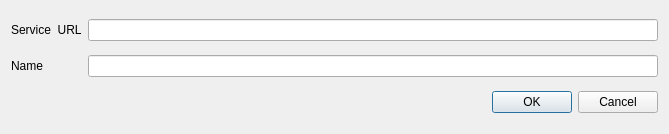
<?xml version="1.0" encoding="UTF-8"?>
<ui version="4.0">
 <class>Dialog</class>
 <widget class="QDialog" name="Dialog">
  <property name="geometry">
   <rect>
    <x>0</x>
    <y>0</y>
    <width>669</width>
    <height>134</height>
   </rect>
  </property>
  <property name="windowTitle">
   <string>Scene Layer URL</string>
  </property>
  <layout class="QGridLayout" name="gridLayout">
   <item row="2" column="1">
    <widget class="QLineEdit" name="nameLineEdit"/>
   </item>
   <item row="2" column="0">
    <widget class="QLabel" name="label_2">
     <property name="text">
      <string>Name</string>
     </property>
    </widget>
   </item>
   <item row="1" column="0">
    <widget class="QLabel" name="label">
     <property name="text">
      <string>Service  URL</string>
     </property>
    </widget>
   </item>
   <item row="1" column="1">
    <widget class="QLineEdit" name="urlLineEdit"/>
   </item>
   <item row="3" column="1">
    <widget class="QDialogButtonBox" name="buttonBox">
     <property name="orientation">
      <enum>Qt::Horizontal</enum>
     </property>
     <property name="standardButtons">
      <set>QDialogButtonBox::Cancel|QDialogButtonBox::Ok</set>
     </property>
    </widget>
   </item>
  </layout>
 </widget>
 <resources/>
 <connections>
  <connection>
   <sender>buttonBox</sender>
   <signal>accepted()</signal>
   <receiver>Dialog</receiver>
   <slot>accept()</slot>
   <hints>
    <hint type="sourcelabel">
     <x>248</x>
     <y>254</y>
    </hint>
    <hint type="destinationlabel">
     <x>157</x>
     <y>274</y>
    </hint>
   </hints>
  </connection>
  <connection>
   <sender>buttonBox</sender>
   <signal>rejected()</signal>
   <receiver>Dialog</receiver>
   <slot>reject()</slot>
   <hints>
    <hint type="sourcelabel">
     <x>316</x>
     <y>260</y>
    </hint>
    <hint type="destinationlabel">
     <x>286</x>
     <y>274</y>
    </hint>
   </hints>
  </connection>
 </connections>
</ui>
